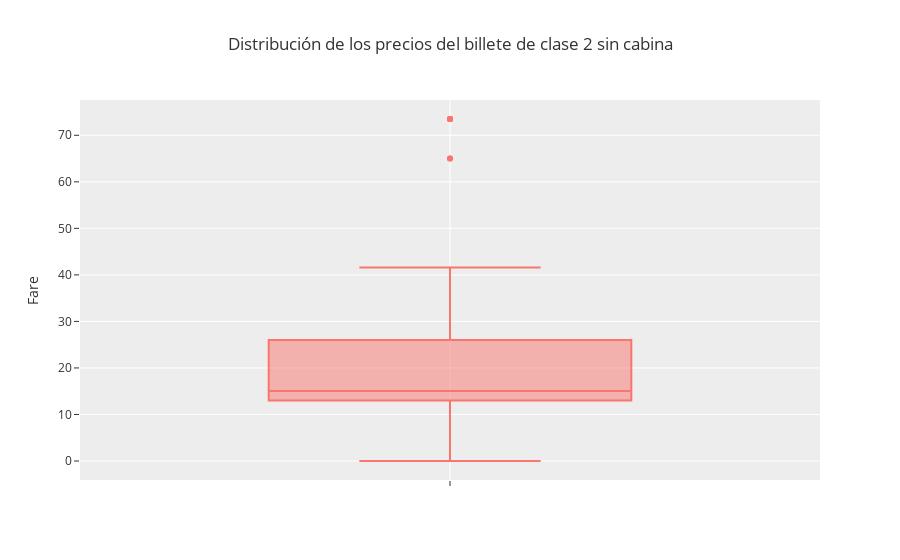

Source (notebook cell):
### Code cell
# Filtramos el df2 para quedarnos solo con las filas que incluyan la clase 2 sin cabina, y accedemos al precio.

df_clase2_sincabina = df2[(df2['Pclass']==2) & (df2['Cabin'] == 'Sin cabina')]['Fare']
df_clase2_sincabina = pd.DataFrame(df_clase2_sincabina)
df_clase2_sincabina

# Grafico:
fig1 = px.box(df_clase2_sincabina, y='Fare', template='ggplot2', title='Distribución de los precios del billete de clase 2 sin cabina')
fig1.show()

### Figure 1 — Plotly figure (JSON) as saved in the notebook; plotly's stock layout.template omitted (floating-point values rounded to 4 significant figures; data arrays with more than 128 entries replaced by an {"elided": "..."} marker saying what was removed)
{"data": [{"alignmentgroup": "True", "hovertemplate": "Fare=%{y}<extra></extra>", "legendgroup": "", "marker": {"color": "#F8766D"}, "name": "", "notched": false, "offsetgroup": "", "orientation": "v", "showlegend": false, "type": "box", "x0": " ", "xaxis": "x", "y": {"elided": "168 float values"}, "y0": " ", "yaxis": "y"}], "layout": {"boxmode": "group", "legend": {"tracegroupgap": 0}, "title": {"text": "Distribución de los precios del billete de clase 2 sin cabina"}, "xaxis": {"anchor": "y", "domain": [0, 1]}, "yaxis": {"anchor": "x", "domain": [0, 1], "title": {"text": "Fare"}}}}
